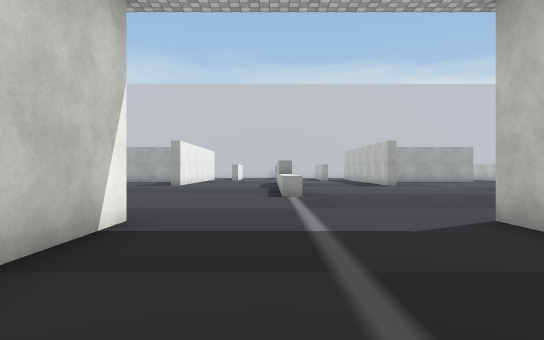
View 1 (above)

24 first-person views from a walk through a 3-D level made in the Unity game engine. The camera is 1.3 m above the floor, looks level and sees 75° across. The floor is counted in squares, 2 m on a side. Each view is taken from the middle of a square. On the plan, view 1 faces up. The plan holds only what a view shows up to about 10 squares ahead; the rest is blank. The place goes on beyond the plan. Some surface patterns are stand-ins.

View 2
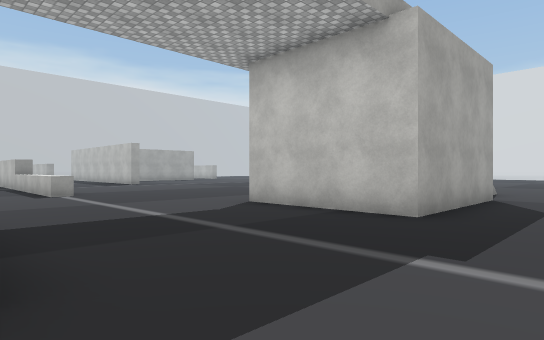

View 3
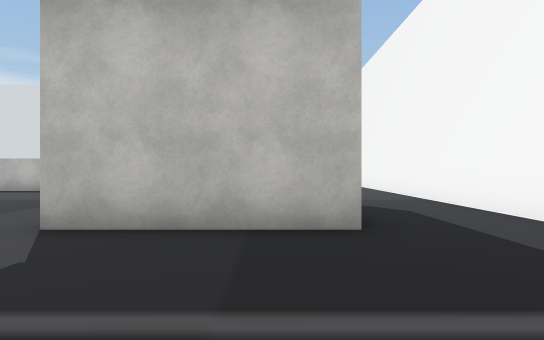

View 4
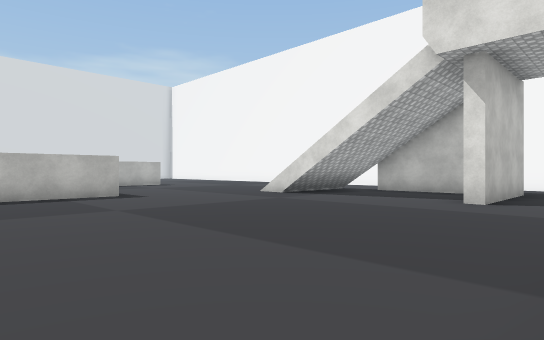

View 5
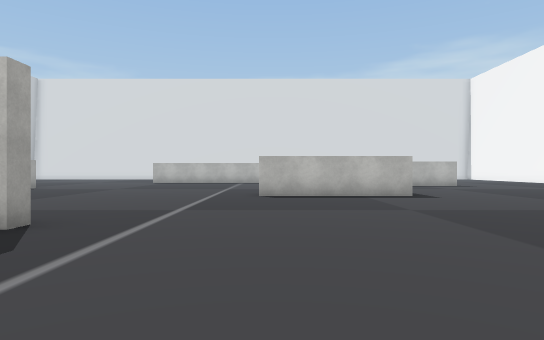

View 6
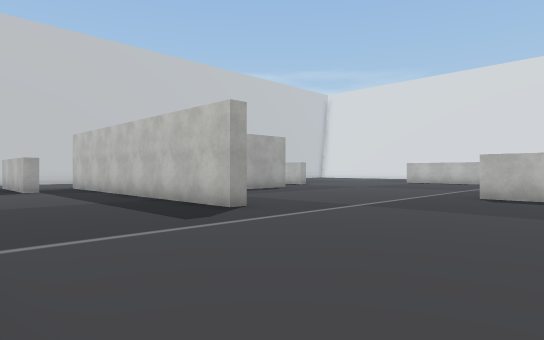

View 7
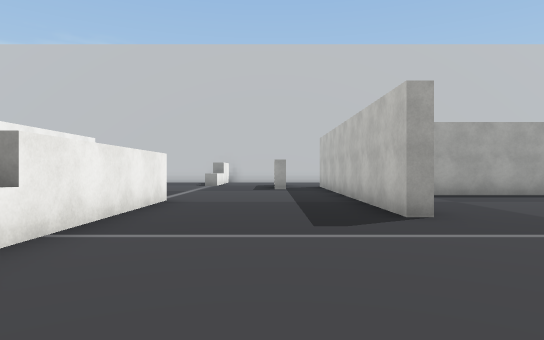

View 8
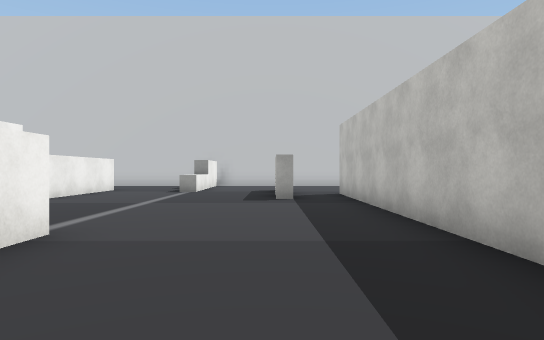

View 9
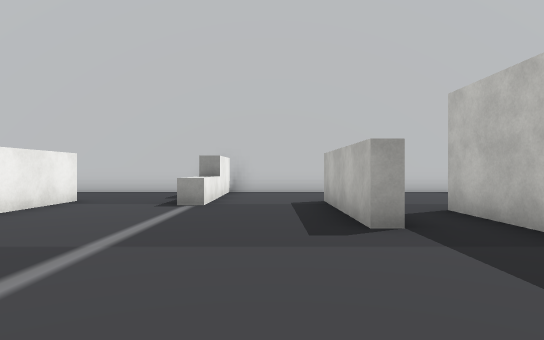

View 10
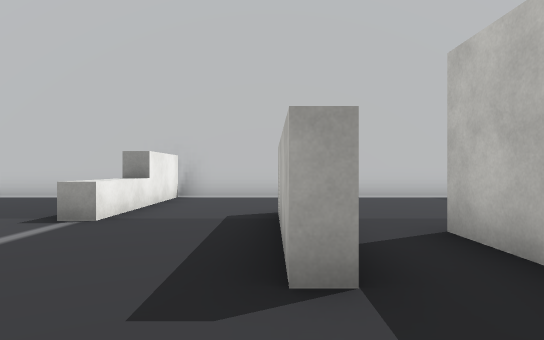

View 11
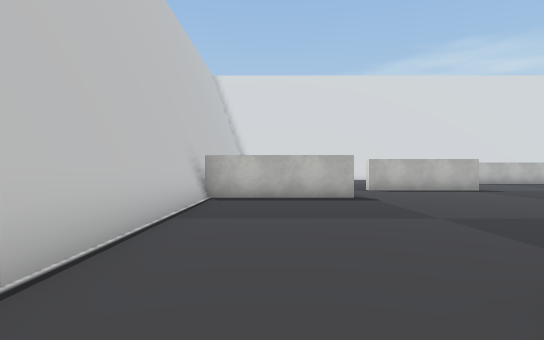

View 12
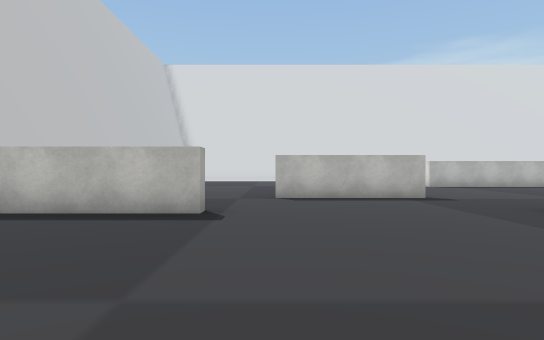

View 13
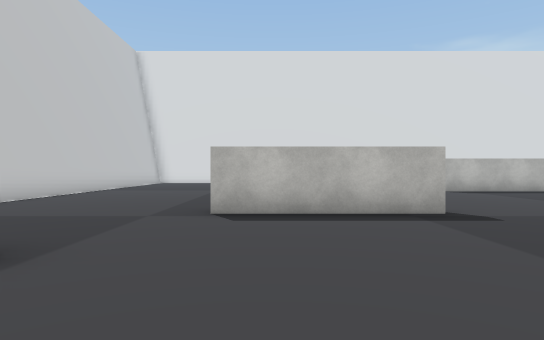

View 14
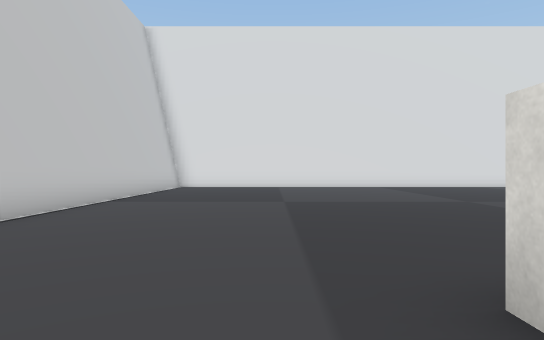

View 15
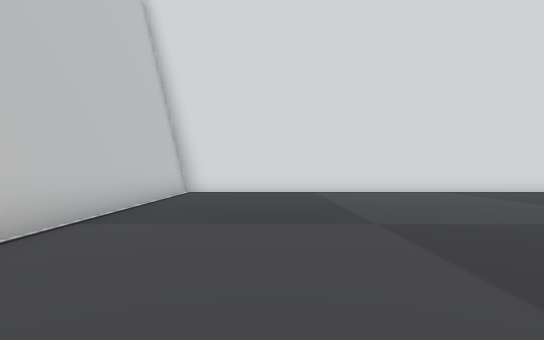

View 16
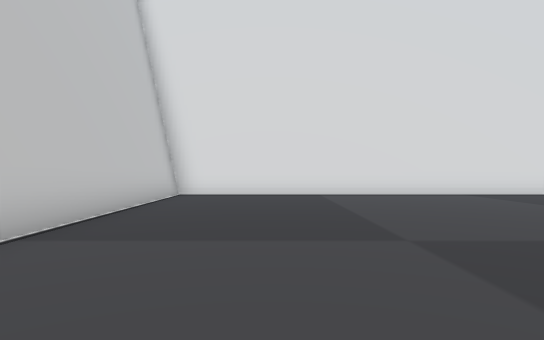

View 17
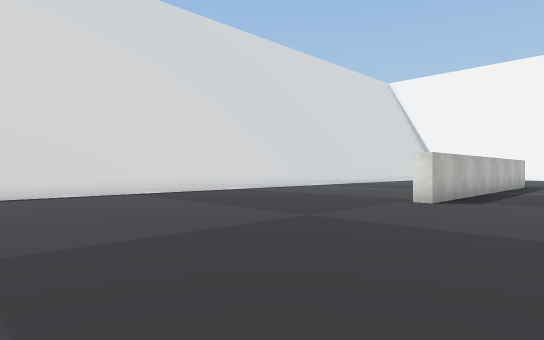

View 18
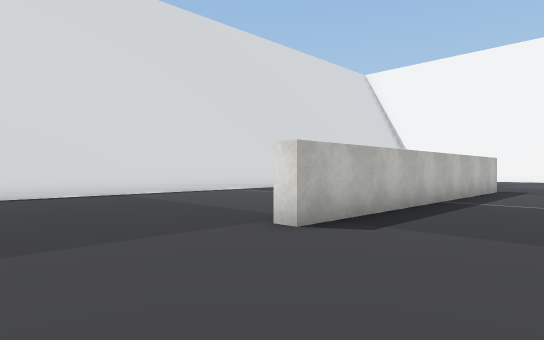

View 19
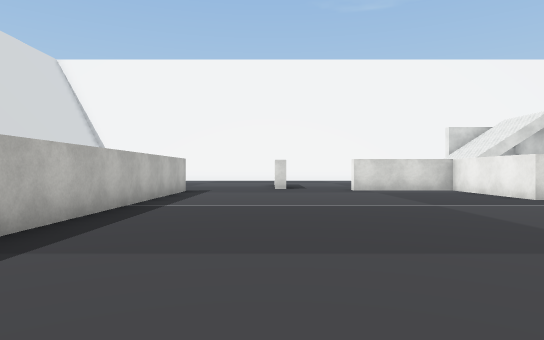

View 20
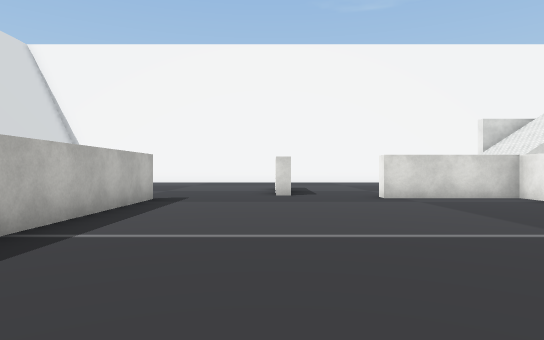

View 21
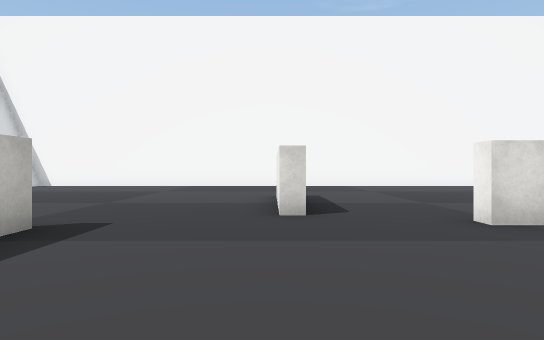

View 22
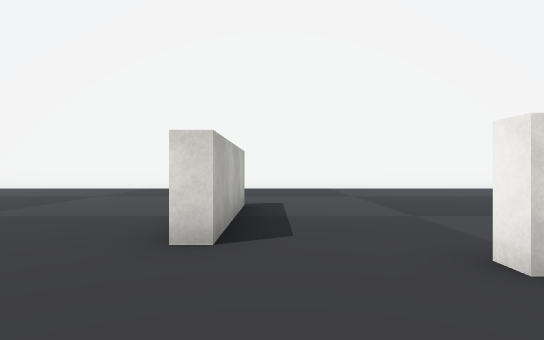

View 23
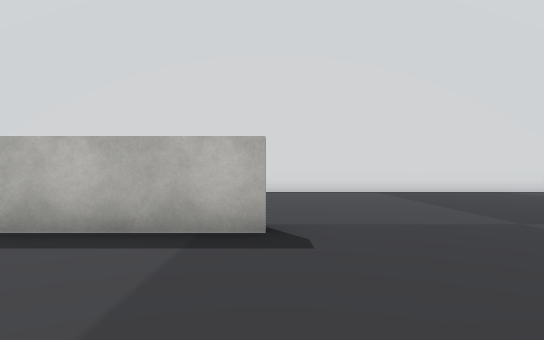

View 24
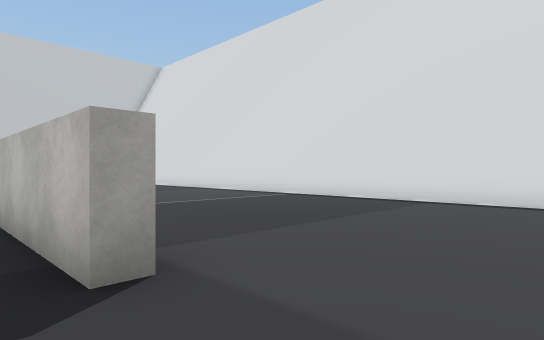

### Floor plan
Points are (right, up) in squares from view 1. A wall is a line through its corners. A room is listed if a view was taken in it or the views show most of it. See-through windows are left out.
Room 1 (views 1, 2, 3, 4, 5, 6, 7, 8, 9, 10, 11, 12, 13, 14, 15, 16, 17, 18, 19, 20, 21, 22, 23, 24)
walls: (10.3, 12.4) (10.3, 8.8) (13.4, 8.8) (13.4, 8.4); (9.9, 8.4) (9.9, 12.4); (5.2, 14.9) (4.9, 14.9) (4.9, 23.7); (10, 19.1) (7.1, 19.1); (13.3, 20.4) (13.3, 24); (19.1, 9.1) (18.7, 9.1) (18.7, 17.9) (19.1, 17.9); (15.5, 4.4) (15.5, 7.9) (15.9, 7.9) (15.9, 5.8); (0.8, 17.6) (0.8, 12.9); (3.5, 21.9) (3.1, 21.9) (3.1, 25.5); (10.3, 25) (10.3, 28.6); (6.7, 1) (2.9, 1) (2.9, 4.5) (3.2, 4.5); (4.1, 1.4) (4.6, 1.4); (25.8, 16.5) (25.8, 28.6); (-1.9, 4.6) (-1.9, 2.4); (26, 16.9) (26, 28.8); (11.5, 28.6) (0.8, 28.6); (25.8, 8) (25.8, 13.5); (26, 8) (26, 13.1); (9.5, 28.8) (4.4, 28.8); (3.6, -1.6) (9, -1.6); (4, -1.8) (9, -1.8); (0.7, 26.5) (0.2, 26.5); (3.1, 28.8) (0.8, 28.8) (0.8, 24.5); (-2.1, 25.5) (-2.1, 22.1); (-0.6, 28.6) (-3.5, 28.6); (-0.6, 28.8) (-3.5, 28.8); (24.6, 28.8) (15.6, 28.8); (25.6, 28.6) (15.1, 28.6)
low walls: (0.9, 8.7) (0.3, 8.7) (0.3, 10.9); (25.6, 16.4) (25.6, 28.6); (0.8, 24.5) (0.2, 24.5); (25.6, 8) (25.6, 13.6)

Where each view was taken, in squares from view 1:
view 1: 0 up, 0 right, facing up
view 2: 1 down, 2 left, facing up-right
view 3: 2 up, 1 left, facing right
view 4: 12 up, 1 right, facing down-right
view 5: 12 up, 1 right, facing right
view 6: 10 up, 1 right, facing up-right
view 7: 10 up, 3 right, facing up
view 8: 14 up, 3 right, facing up
view 9: 18 up, 2 right, facing up
view 10: 20 up, 3 right, facing up
view 11: 27 up, 2 right, facing right
view 12: 24 up, 5 right, facing right
view 13: 23 up, 8 right, facing right
view 14: 25 up, 12 right, facing right
view 15: 26 up, 15 right, facing right
view 16: 26 up, 16 right, facing right
view 17: 25 up, 16 right, facing down-right
view 18: 21 up, 16 right, facing down-right
view 19: 20 up, 16 right, facing down
view 20: 17 up, 16 right, facing down
view 21: 13 up, 16 right, facing down
view 22: 11 up, 15 right, facing down
view 23: 9 up, 15 right, facing right
view 24: 7 up, 18 right, facing up-right
